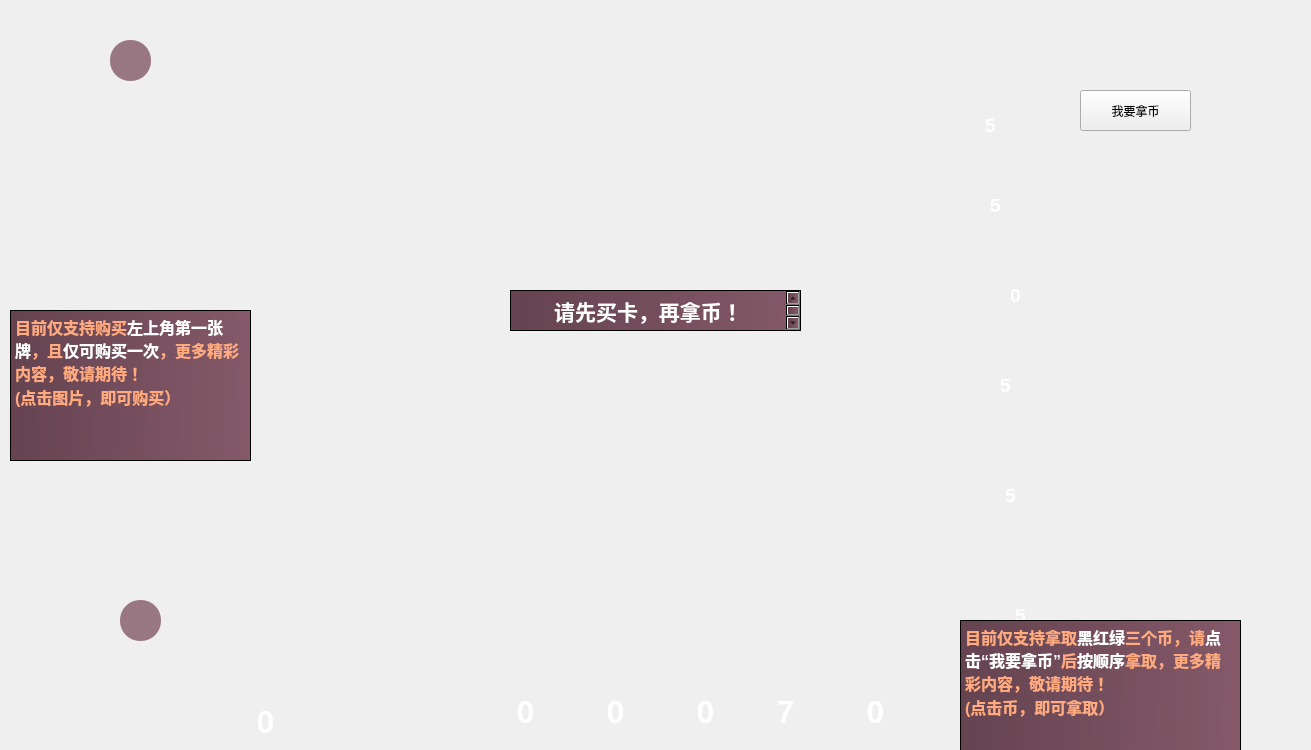
 <widget class="QWidget" name="gameInterface">
  <property name="geometry">
   <rect>
    <x>0</x>
    <y>0</y>
    <width>1311</width>
    <height>750</height>
   </rect>
  </property>
  <property name="minimumSize">
   <size>
    <width>1311</width>
    <height>750</height>
   </size>
  </property>
  <property name="maximumSize">
   <size>
    <width>1311</width>
    <height>750</height>
   </size>
  </property>
  <property name="windowTitle">
   <string>gameInterface</string>
  </property>
  <property name="styleSheet">
   <string notr="true"/>
  </property>
  <widget class="QPushButton" name="card1_1">
   <property name="geometry">
    <rect>
     <x>310</x>
     <y>50</y>
     <width>141</width>
     <height>171</height>
    </rect>
   </property>
   <property name="styleSheet">
    <string notr="true">border-radius:15px;
border-image: url(:/images/card/blue-high/1.png);


</string>
   </property>
   <property name="text">
    <string/>
   </property>
  </widget>
  <widget class="QPushButton" name="card1_2">
   <property name="geometry">
    <rect>
     <x>480</x>
     <y>50</y>
     <width>141</width>
     <height>171</height>
    </rect>
   </property>
   <property name="styleSheet">
    <string notr="true">border-radius:15px;
border-image: url(:/images/card/blue-high/2.png);</string>
   </property>
   <property name="text">
    <string/>
   </property>
  </widget>
  <widget class="QPushButton" name="card1_3">
   <property name="geometry">
    <rect>
     <x>650</x>
     <y>50</y>
     <width>141</width>
     <height>171</height>
    </rect>
   </property>
   <property name="styleSheet">
    <string notr="true">border-radius:15px;
border-image: url(:/images/card/blue-high/3.png);</string>
   </property>
   <property name="text">
    <string/>
   </property>
  </widget>
  <widget class="QPushButton" name="card1_4">
   <property name="geometry">
    <rect>
     <x>820</x>
     <y>50</y>
     <width>141</width>
     <height>171</height>
    </rect>
   </property>
   <property name="styleSheet">
    <string notr="true">border-radius:15px;
border-image: url(:/images/card/blue-high/4.png);</string>
   </property>
   <property name="text">
    <string/>
   </property>
  </widget>
  <widget class="QPushButton" name="card2_1">
   <property name="geometry">
    <rect>
     <x>310</x>
     <y>234</y>
     <width>141</width>
     <height>171</height>
    </rect>
   </property>
   <property name="styleSheet">
    <string notr="true">border-radius:15px;
border-image: url(:/images/card/yellow-middle/1.png);</string>
   </property>
   <property name="text">
    <string/>
   </property>
  </widget>
  <widget class="QPushButton" name="card2_2">
   <property name="geometry">
    <rect>
     <x>480</x>
     <y>234</y>
     <width>141</width>
     <height>171</height>
    </rect>
   </property>
   <property name="styleSheet">
    <string notr="true">border-radius:15px;
border-image: url(:/images/card/yellow-middle/2.png);</string>
   </property>
   <property name="text">
    <string/>
   </property>
  </widget>
  <widget class="QPushButton" name="card2_3">
   <property name="geometry">
    <rect>
     <x>650</x>
     <y>234</y>
     <width>141</width>
     <height>171</height>
    </rect>
   </property>
   <property name="styleSheet">
    <string notr="true">border-radius:15px;
border-image: url(:/images/card/yellow-middle/3.png);</string>
   </property>
   <property name="text">
    <string/>
   </property>
  </widget>
  <widget class="QPushButton" name="card2_4">
   <property name="geometry">
    <rect>
     <x>820</x>
     <y>234</y>
     <width>141</width>
     <height>171</height>
    </rect>
   </property>
   <property name="styleSheet">
    <string notr="true">border-radius:15px;
border-image: url(:/images/card/yellow-middle/4.png);</string>
   </property>
   <property name="text">
    <string/>
   </property>
  </widget>
  <widget class="QPushButton" name="card3_1">
   <property name="geometry">
    <rect>
     <x>310</x>
     <y>420</y>
     <width>141</width>
     <height>171</height>
    </rect>
   </property>
   <property name="styleSheet">
    <string notr="true">border-radius:15px;
border-image: url(:/images/card/green-low/1.png);</string>
   </property>
   <property name="text">
    <string/>
   </property>
  </widget>
  <widget class="QPushButton" name="card3_2">
   <property name="geometry">
    <rect>
     <x>480</x>
     <y>420</y>
     <width>141</width>
     <height>171</height>
    </rect>
   </property>
   <property name="styleSheet">
    <string notr="true">border-radius:15px;
border-image: url(:/images/card/green-low/2.png);</string>
   </property>
   <property name="text">
    <string/>
   </property>
  </widget>
  <widget class="QPushButton" name="card3_3">
   <property name="geometry">
    <rect>
     <x>650</x>
     <y>420</y>
     <width>141</width>
     <height>171</height>
    </rect>
   </property>
   <property name="styleSheet">
    <string notr="true">border-radius:15px;
border-image: url(:/images/card/green-low/3.png);</string>
   </property>
   <property name="text">
    <string/>
   </property>
  </widget>
  <widget class="QPushButton" name="card3_4">
   <property name="geometry">
    <rect>
     <x>820</x>
     <y>420</y>
     <width>141</width>
     <height>171</height>
    </rect>
   </property>
   <property name="styleSheet">
    <string notr="true">border-radius:15px;
border-image: url(:/images/card/green-low/4.png);</string>
   </property>
   <property name="text">
    <string/>
   </property>
  </widget>
  <widget class="QTextBrowser" name="gold_num">
   <property name="geometry">
    <rect>
     <x>970</x>
     <y>110</y>
     <width>41</width>
     <height>41</height>
    </rect>
   </property>
   <property name="styleSheet">
    <string notr="true">background:transparent;
border-width:0;
border-style:outset</string>
   </property>
   <property name="html">
    <string>&lt;!DOCTYPE HTML PUBLIC &quot;-//W3C//DTD HTML 4.0//EN&quot; &quot;http://www.w3.org/TR/REC-html40/strict.dtd&quot;&gt;
&lt;html&gt;&lt;head&gt;&lt;meta name=&quot;qrichtext&quot; content=&quot;1&quot; /&gt;&lt;style type=&quot;text/css&quot;&gt;
p, li { white-space: pre-wrap; }
&lt;/style&gt;&lt;/head&gt;&lt;body style=&quot; font-family:'SimSun'; font-size:9pt; font-weight:400; font-style:normal;&quot;&gt;
&lt;p align=&quot;center&quot; style=&quot; margin-top:0px; margin-bottom:0px; margin-left:0px; margin-right:0px; -qt-block-indent:0; text-indent:0px;&quot;&gt;&lt;span style=&quot; font-size:14pt; font-weight:600; color:#ffffff;&quot;&gt;5&lt;/span&gt;&lt;/p&gt;&lt;/body&gt;&lt;/html&gt;</string>
   </property>
  </widget>
  <widget class="QTextBrowser" name="black_num">
   <property name="geometry">
    <rect>
     <x>970</x>
     <y>190</y>
     <width>51</width>
     <height>51</height>
    </rect>
   </property>
   <property name="styleSheet">
    <string notr="true">background:transparent;
border-width:0;
border-style:outset</string>
   </property>
   <property name="html">
    <string>&lt;!DOCTYPE HTML PUBLIC &quot;-//W3C//DTD HTML 4.0//EN&quot; &quot;http://www.w3.org/TR/REC-html40/strict.dtd&quot;&gt;
&lt;html&gt;&lt;head&gt;&lt;meta name=&quot;qrichtext&quot; content=&quot;1&quot; /&gt;&lt;style type=&quot;text/css&quot;&gt;
p, li { white-space: pre-wrap; }
&lt;/style&gt;&lt;/head&gt;&lt;body style=&quot; font-family:'SimSun'; font-size:9pt; font-weight:400; font-style:normal;&quot;&gt;
&lt;p align=&quot;center&quot; style=&quot; margin-top:12px; margin-bottom:12px; margin-left:0px; margin-right:0px; -qt-block-indent:0; text-indent:0px;&quot;&gt;&lt;span style=&quot; font-size:14pt; font-weight:600; color:#ffffff;&quot;&gt;5&lt;/span&gt;&lt;/p&gt;&lt;/body&gt;&lt;/html&gt;</string>
   </property>
  </widget>
  <widget class="QTextBrowser" name="red_num">
   <property name="geometry">
    <rect>
     <x>990</x>
     <y>280</y>
     <width>51</width>
     <height>41</height>
    </rect>
   </property>
   <property name="styleSheet">
    <string notr="true">background:transparent;
border-width:0;
border-style:outset</string>
   </property>
   <property name="html">
    <string>&lt;!DOCTYPE HTML PUBLIC &quot;-//W3C//DTD HTML 4.0//EN&quot; &quot;http://www.w3.org/TR/REC-html40/strict.dtd&quot;&gt;
&lt;html&gt;&lt;head&gt;&lt;meta name=&quot;qrichtext&quot; content=&quot;1&quot; /&gt;&lt;style type=&quot;text/css&quot;&gt;
p, li { white-space: pre-wrap; }
&lt;/style&gt;&lt;/head&gt;&lt;body style=&quot; font-family:'SimSun'; font-size:9pt; font-weight:400; font-style:normal;&quot;&gt;
&lt;p align=&quot;center&quot; style=&quot; margin-top:0px; margin-bottom:0px; margin-left:0px; margin-right:0px; -qt-block-indent:0; text-indent:0px;&quot;&gt;&lt;span style=&quot; font-size:14pt; font-weight:600; color:#ffffff;&quot;&gt;0&lt;/span&gt;&lt;/p&gt;&lt;/body&gt;&lt;/html&gt;</string>
   </property>
  </widget>
  <widget class="QTextBrowser" name="green_num">
   <property name="geometry">
    <rect>
     <x>980</x>
     <y>370</y>
     <width>51</width>
     <height>51</height>
    </rect>
   </property>
   <property name="styleSheet">
    <string notr="true">background:transparent;
border-width:0;
border-style:outset</string>
   </property>
   <property name="html">
    <string>&lt;!DOCTYPE HTML PUBLIC &quot;-//W3C//DTD HTML 4.0//EN&quot; &quot;http://www.w3.org/TR/REC-html40/strict.dtd&quot;&gt;
&lt;html&gt;&lt;head&gt;&lt;meta name=&quot;qrichtext&quot; content=&quot;1&quot; /&gt;&lt;style type=&quot;text/css&quot;&gt;
p, li { white-space: pre-wrap; }
&lt;/style&gt;&lt;/head&gt;&lt;body style=&quot; font-family:'SimSun'; font-size:9pt; font-weight:400; font-style:normal;&quot;&gt;
&lt;p align=&quot;center&quot; style=&quot; margin-top:0px; margin-bottom:0px; margin-left:0px; margin-right:0px; -qt-block-indent:0; text-indent:0px;&quot;&gt;&lt;span style=&quot; font-size:14pt; font-weight:600; color:#ffffff;&quot;&gt;5&lt;/span&gt;&lt;/p&gt;&lt;/body&gt;&lt;/html&gt;</string>
   </property>
  </widget>
  <widget class="QTextBrowser" name="blue_num">
   <property name="geometry">
    <rect>
     <x>990</x>
     <y>480</y>
     <width>41</width>
     <height>41</height>
    </rect>
   </property>
   <property name="styleSheet">
    <string notr="true">background:transparent;
border-width:0;
border-style:outset</string>
   </property>
   <property name="html">
    <string>&lt;!DOCTYPE HTML PUBLIC &quot;-//W3C//DTD HTML 4.0//EN&quot; &quot;http://www.w3.org/TR/REC-html40/strict.dtd&quot;&gt;
&lt;html&gt;&lt;head&gt;&lt;meta name=&quot;qrichtext&quot; content=&quot;1&quot; /&gt;&lt;style type=&quot;text/css&quot;&gt;
p, li { white-space: pre-wrap; }
&lt;/style&gt;&lt;/head&gt;&lt;body style=&quot; font-family:'SimSun'; font-size:9pt; font-weight:400; font-style:normal;&quot;&gt;
&lt;p align=&quot;center&quot; style=&quot; margin-top:0px; margin-bottom:0px; margin-left:0px; margin-right:0px; -qt-block-indent:0; text-indent:0px;&quot;&gt;&lt;span style=&quot; font-size:14pt; font-weight:600; color:#ffffff;&quot;&gt;5&lt;/span&gt;&lt;/p&gt;&lt;/body&gt;&lt;/html&gt;</string>
   </property>
  </widget>
  <widget class="QTextBrowser" name="white_num">
   <property name="geometry">
    <rect>
     <x>1000</x>
     <y>600</y>
     <width>41</width>
     <height>41</height>
    </rect>
   </property>
   <property name="styleSheet">
    <string notr="true">background:transparent;
border-width:0;
border-style:outset</string>
   </property>
   <property name="html">
    <string>&lt;!DOCTYPE HTML PUBLIC &quot;-//W3C//DTD HTML 4.0//EN&quot; &quot;http://www.w3.org/TR/REC-html40/strict.dtd&quot;&gt;
&lt;html&gt;&lt;head&gt;&lt;meta name=&quot;qrichtext&quot; content=&quot;1&quot; /&gt;&lt;style type=&quot;text/css&quot;&gt;
p, li { white-space: pre-wrap; }
&lt;/style&gt;&lt;/head&gt;&lt;body style=&quot; font-family:'SimSun'; font-size:9pt; font-weight:400; font-style:normal;&quot;&gt;
&lt;p align=&quot;center&quot; style=&quot; margin-top:0px; margin-bottom:0px; margin-left:0px; margin-right:0px; -qt-block-indent:0; text-indent:0px;&quot;&gt;&lt;span style=&quot; font-size:14pt; font-weight:600; color:#ffffff;&quot;&gt;5&lt;/span&gt;&lt;/p&gt;&lt;/body&gt;&lt;/html&gt;</string>
   </property>
  </widget>
  <widget class="QLabel" name="background">
   <property name="geometry">
    <rect>
     <x>1</x>
     <y>4</y>
     <width>1311</width>
     <height>751</height>
    </rect>
   </property>
   <property name="styleSheet">
    <string notr="true">border-image: url(:/images/background.png);</string>
   </property>
   <property name="text">
    <string/>
   </property>
  </widget>
  <widget class="QLabel" name="money">
   <property name="geometry">
    <rect>
     <x>460</x>
     <y>670</y>
     <width>451</width>
     <height>91</height>
    </rect>
   </property>
   <property name="styleSheet">
    <string notr="true">border-image: url(:/images/bb.png);
border-radius:8px;</string>
   </property>
   <property name="text">
    <string/>
   </property>
  </widget>
  <widget class="QTextBrowser" name="white_have">
   <property name="geometry">
    <rect>
     <x>500</x>
     <y>690</y>
     <width>51</width>
     <height>61</height>
    </rect>
   </property>
   <property name="styleSheet">
    <string notr="true">background:transparent;
border-width:0;
border-style:outset</string>
   </property>
   <property name="html">
    <string>&lt;!DOCTYPE HTML PUBLIC &quot;-//W3C//DTD HTML 4.0//EN&quot; &quot;http://www.w3.org/TR/REC-html40/strict.dtd&quot;&gt;
&lt;html&gt;&lt;head&gt;&lt;meta name=&quot;qrichtext&quot; content=&quot;1&quot; /&gt;&lt;style type=&quot;text/css&quot;&gt;
p, li { white-space: pre-wrap; }
&lt;/style&gt;&lt;/head&gt;&lt;body style=&quot; font-family:'SimSun'; font-size:9pt; font-weight:400; font-style:normal;&quot;&gt;
&lt;p align=&quot;center&quot; style=&quot; margin-top:0px; margin-bottom:0px; margin-left:0px; margin-right:0px; -qt-block-indent:0; text-indent:0px;&quot;&gt;&lt;span style=&quot; font-size:24pt; font-weight:600; color:#ffffff;&quot;&gt;0&lt;/span&gt;&lt;/p&gt;&lt;/body&gt;&lt;/html&gt;</string>
   </property>
  </widget>
  <widget class="QTextBrowser" name="blue_have">
   <property name="geometry">
    <rect>
     <x>590</x>
     <y>690</y>
     <width>51</width>
     <height>61</height>
    </rect>
   </property>
   <property name="styleSheet">
    <string notr="true">background:transparent;
border-width:0;
border-style:outset</string>
   </property>
   <property name="html">
    <string>&lt;!DOCTYPE HTML PUBLIC &quot;-//W3C//DTD HTML 4.0//EN&quot; &quot;http://www.w3.org/TR/REC-html40/strict.dtd&quot;&gt;
&lt;html&gt;&lt;head&gt;&lt;meta name=&quot;qrichtext&quot; content=&quot;1&quot; /&gt;&lt;style type=&quot;text/css&quot;&gt;
p, li { white-space: pre-wrap; }
&lt;/style&gt;&lt;/head&gt;&lt;body style=&quot; font-family:'SimSun'; font-size:9pt; font-weight:400; font-style:normal;&quot;&gt;
&lt;p align=&quot;center&quot; style=&quot; margin-top:0px; margin-bottom:0px; margin-left:0px; margin-right:0px; -qt-block-indent:0; text-indent:0px;&quot;&gt;&lt;span style=&quot; font-size:24pt; font-weight:600; color:#ffffff;&quot;&gt;0&lt;/span&gt;&lt;/p&gt;&lt;/body&gt;&lt;/html&gt;</string>
   </property>
  </widget>
  <widget class="QTextBrowser" name="green_have">
   <property name="geometry">
    <rect>
     <x>680</x>
     <y>690</y>
     <width>51</width>
     <height>61</height>
    </rect>
   </property>
   <property name="styleSheet">
    <string notr="true">background:transparent;
border-width:0;
border-style:outset</string>
   </property>
   <property name="html">
    <string>&lt;!DOCTYPE HTML PUBLIC &quot;-//W3C//DTD HTML 4.0//EN&quot; &quot;http://www.w3.org/TR/REC-html40/strict.dtd&quot;&gt;
&lt;html&gt;&lt;head&gt;&lt;meta name=&quot;qrichtext&quot; content=&quot;1&quot; /&gt;&lt;style type=&quot;text/css&quot;&gt;
p, li { white-space: pre-wrap; }
&lt;/style&gt;&lt;/head&gt;&lt;body style=&quot; font-family:'SimSun'; font-size:9pt; font-weight:400; font-style:normal;&quot;&gt;
&lt;p align=&quot;center&quot; style=&quot; margin-top:0px; margin-bottom:0px; margin-left:0px; margin-right:0px; -qt-block-indent:0; text-indent:0px;&quot;&gt;&lt;span style=&quot; font-size:24pt; font-weight:600; color:#ffffff;&quot;&gt;0&lt;/span&gt;&lt;/p&gt;&lt;/body&gt;&lt;/html&gt;</string>
   </property>
  </widget>
  <widget class="QTextBrowser" name="red_have">
   <property name="geometry">
    <rect>
     <x>760</x>
     <y>690</y>
     <width>51</width>
     <height>61</height>
    </rect>
   </property>
   <property name="styleSheet">
    <string notr="true">background:transparent;
border-width:0;
border-style:outset</string>
   </property>
   <property name="html">
    <string>&lt;!DOCTYPE HTML PUBLIC &quot;-//W3C//DTD HTML 4.0//EN&quot; &quot;http://www.w3.org/TR/REC-html40/strict.dtd&quot;&gt;
&lt;html&gt;&lt;head&gt;&lt;meta name=&quot;qrichtext&quot; content=&quot;1&quot; /&gt;&lt;style type=&quot;text/css&quot;&gt;
p, li { white-space: pre-wrap; }
&lt;/style&gt;&lt;/head&gt;&lt;body style=&quot; font-family:'SimSun'; font-size:9pt; font-weight:400; font-style:normal;&quot;&gt;
&lt;p align=&quot;center&quot; style=&quot; margin-top:0px; margin-bottom:0px; margin-left:0px; margin-right:0px; -qt-block-indent:0; text-indent:0px;&quot;&gt;&lt;span style=&quot; font-size:24pt; font-weight:600; color:#ffffff;&quot;&gt;7&lt;/span&gt;&lt;/p&gt;&lt;/body&gt;&lt;/html&gt;</string>
   </property>
  </widget>
  <widget class="QTextBrowser" name="black_have">
   <property name="geometry">
    <rect>
     <x>850</x>
     <y>690</y>
     <width>51</width>
     <height>61</height>
    </rect>
   </property>
   <property name="styleSheet">
    <string notr="true">background:transparent;
border-width:0;
border-style:outset</string>
   </property>
   <property name="html">
    <string>&lt;!DOCTYPE HTML PUBLIC &quot;-//W3C//DTD HTML 4.0//EN&quot; &quot;http://www.w3.org/TR/REC-html40/strict.dtd&quot;&gt;
&lt;html&gt;&lt;head&gt;&lt;meta name=&quot;qrichtext&quot; content=&quot;1&quot; /&gt;&lt;style type=&quot;text/css&quot;&gt;
p, li { white-space: pre-wrap; }
&lt;/style&gt;&lt;/head&gt;&lt;body style=&quot; font-family:'SimSun'; font-size:9pt; font-weight:400; font-style:normal;&quot;&gt;
&lt;p align=&quot;center&quot; style=&quot; margin-top:0px; margin-bottom:0px; margin-left:0px; margin-right:0px; -qt-block-indent:0; text-indent:0px;&quot;&gt;&lt;span style=&quot; font-size:24pt; font-weight:600; color:#ffffff;&quot;&gt;0&lt;/span&gt;&lt;/p&gt;&lt;/body&gt;&lt;/html&gt;</string>
   </property>
  </widget>
  <widget class="QLabel" name="label">
   <property name="geometry">
    <rect>
     <x>270</x>
     <y>650</y>
     <width>101</width>
     <height>91</height>
    </rect>
   </property>
   <property name="styleSheet">
    <string notr="true">border-image: url(:/images/bbb.png);
border-radius:35px;</string>
   </property>
   <property name="text">
    <string/>
   </property>
  </widget>
  <widget class="QTextBrowser" name="gold_have">
   <property name="geometry">
    <rect>
     <x>240</x>
     <y>700</y>
     <width>51</width>
     <height>61</height>
    </rect>
   </property>
   <property name="styleSheet">
    <string notr="true">background:transparent;
border-width:0;
border-style:outset</string>
   </property>
   <property name="html">
    <string>&lt;!DOCTYPE HTML PUBLIC &quot;-//W3C//DTD HTML 4.0//EN&quot; &quot;http://www.w3.org/TR/REC-html40/strict.dtd&quot;&gt;
&lt;html&gt;&lt;head&gt;&lt;meta name=&quot;qrichtext&quot; content=&quot;1&quot; /&gt;&lt;style type=&quot;text/css&quot;&gt;
p, li { white-space: pre-wrap; }
&lt;/style&gt;&lt;/head&gt;&lt;body style=&quot; font-family:'SimSun'; font-size:9pt; font-weight:400; font-style:normal;&quot;&gt;
&lt;p align=&quot;center&quot; style=&quot; margin-top:0px; margin-bottom:0px; margin-left:0px; margin-right:0px; -qt-block-indent:0; text-indent:0px;&quot;&gt;&lt;span style=&quot; font-size:24pt; font-weight:600; color:#ffffff;&quot;&gt;0&lt;/span&gt;&lt;/p&gt;&lt;/body&gt;&lt;/html&gt;</string>
   </property>
  </widget>
  <widget class="QPushButton" name="selectBlack">
   <property name="geometry">
    <rect>
     <x>1000</x>
     <y>140</y>
     <width>71</width>
     <height>61</height>
    </rect>
   </property>
   <property name="styleSheet">
    <string notr="true">border-radius:15px;


</string>
   </property>
   <property name="text">
    <string/>
   </property>
  </widget>
  <widget class="QPushButton" name="selectRed">
   <property name="geometry">
    <rect>
     <x>1010</x>
     <y>230</y>
     <width>71</width>
     <height>61</height>
    </rect>
   </property>
   <property name="styleSheet">
    <string notr="true">border-radius:15px;


</string>
   </property>
   <property name="text">
    <string/>
   </property>
  </widget>
  <widget class="QPushButton" name="selectGreen">
   <property name="geometry">
    <rect>
     <x>1010</x>
     <y>330</y>
     <width>71</width>
     <height>61</height>
    </rect>
   </property>
   <property name="styleSheet">
    <string notr="true">border-radius:15px;


</string>
   </property>
   <property name="text">
    <string/>
   </property>
  </widget>
  <widget class="QPushButton" name="selectBlue">
   <property name="geometry">
    <rect>
     <x>1030</x>
     <y>440</y>
     <width>71</width>
     <height>61</height>
    </rect>
   </property>
   <property name="styleSheet">
    <string notr="true">border-radius:15px;


</string>
   </property>
   <property name="text">
    <string/>
   </property>
  </widget>
  <widget class="QPushButton" name="selectWhite">
   <property name="geometry">
    <rect>
     <x>1040</x>
     <y>540</y>
     <width>71</width>
     <height>61</height>
    </rect>
   </property>
   <property name="styleSheet">
    <string notr="true">border-radius:15px;


</string>
   </property>
   <property name="text">
    <string/>
   </property>
  </widget>
  <widget class="QTextBrowser" name="gradePeople2">
   <property name="geometry">
    <rect>
     <x>110</x>
     <y>40</y>
     <width>41</width>
     <height>41</height>
    </rect>
   </property>
   <property name="styleSheet">
    <string notr="true">background-color:rgba(130, 87, 103,0.8);
border-radius:20px</string>
   </property>
  </widget>
  <widget class="QTextBrowser" name="gradePeople1">
   <property name="geometry">
    <rect>
     <x>120</x>
     <y>600</y>
     <width>41</width>
     <height>41</height>
    </rect>
   </property>
   <property name="styleSheet">
    <string notr="true">background-color:rgba(130, 87, 103,0.8);
border-radius:20px
</string>
   </property>
  </widget>
  <widget class="QTextBrowser" name="textBrowser">
   <property name="geometry">
    <rect>
     <x>10</x>
     <y>310</y>
     <width>241</width>
     <height>151</height>
    </rect>
   </property>
   <property name="styleSheet">
    <string notr="true">background-color: qlineargradient(spread:pad, x1:0, y1:0.523, x2:1, y2:0.54, stop:0 rgba(101, 67, 80, 255), stop:1 rgba(133, 89, 105, 255));</string>
   </property>
   <property name="html">
    <string>&lt;!DOCTYPE HTML PUBLIC &quot;-//W3C//DTD HTML 4.0//EN&quot; &quot;http://www.w3.org/TR/REC-html40/strict.dtd&quot;&gt;
&lt;html&gt;&lt;head&gt;&lt;meta name=&quot;qrichtext&quot; content=&quot;1&quot; /&gt;&lt;style type=&quot;text/css&quot;&gt;
p, li { white-space: pre-wrap; }
&lt;/style&gt;&lt;/head&gt;&lt;body style=&quot; font-family:'SimSun'; font-size:9pt; font-weight:400; font-style:normal;&quot;&gt;
&lt;p style=&quot; margin-top:0px; margin-bottom:0px; margin-left:0px; margin-right:0px; -qt-block-indent:0; text-indent:0px;&quot;&gt;&lt;span style=&quot; font-size:12pt; font-weight:600; color:#ffaa7f;&quot;&gt;目前仅支持购买&lt;/span&gt;&lt;span style=&quot; font-size:12pt; font-weight:600; color:#ffffff;&quot;&gt;左上角第一张牌&lt;/span&gt;&lt;span style=&quot; font-size:12pt; font-weight:600; color:#ffaa7f;&quot;&gt;，且&lt;/span&gt;&lt;span style=&quot; font-size:12pt; font-weight:600; color:#ffffff;&quot;&gt;仅可购买一次&lt;/span&gt;&lt;span style=&quot; font-size:12pt; font-weight:600; color:#ffaa7f;&quot;&gt;，更多精彩内容，敬请期待！&lt;/span&gt;&lt;/p&gt;
&lt;p style=&quot; margin-top:0px; margin-bottom:0px; margin-left:0px; margin-right:0px; -qt-block-indent:0; text-indent:0px;&quot;&gt;&lt;span style=&quot; font-size:12pt; font-weight:600; color:#ffaa7f;&quot;&gt;(点击图片，即可购买）&lt;/span&gt;&lt;/p&gt;&lt;/body&gt;&lt;/html&gt;</string>
   </property>
  </widget>
  <widget class="QTextBrowser" name="textBrowser_2">
   <property name="geometry">
    <rect>
     <x>960</x>
     <y>620</y>
     <width>281</width>
     <height>131</height>
    </rect>
   </property>
   <property name="styleSheet">
    <string notr="true">background-color: qlineargradient(spread:pad, x1:0, y1:0.523, x2:1, y2:0.54, stop:0 rgba(101, 67, 80, 255), stop:1 rgba(133, 89, 105, 255));</string>
   </property>
   <property name="html">
    <string>&lt;!DOCTYPE HTML PUBLIC &quot;-//W3C//DTD HTML 4.0//EN&quot; &quot;http://www.w3.org/TR/REC-html40/strict.dtd&quot;&gt;
&lt;html&gt;&lt;head&gt;&lt;meta name=&quot;qrichtext&quot; content=&quot;1&quot; /&gt;&lt;style type=&quot;text/css&quot;&gt;
p, li { white-space: pre-wrap; }
&lt;/style&gt;&lt;/head&gt;&lt;body style=&quot; font-family:'SimSun'; font-size:9pt; font-weight:400; font-style:normal;&quot;&gt;
&lt;p style=&quot; margin-top:0px; margin-bottom:0px; margin-left:0px; margin-right:0px; -qt-block-indent:0; text-indent:0px;&quot;&gt;&lt;span style=&quot; font-size:12pt; font-weight:600; color:#ffaa7f;&quot;&gt;目前仅支持拿取&lt;/span&gt;&lt;span style=&quot; font-size:12pt; font-weight:600; color:#ffffff;&quot;&gt;黑红绿&lt;/span&gt;&lt;span style=&quot; font-size:12pt; font-weight:600; color:#ffaa7f;&quot;&gt;三个币，请&lt;/span&gt;&lt;span style=&quot; font-size:12pt; font-weight:600; color:#ffffff;&quot;&gt;点击“我要拿币”&lt;/span&gt;&lt;span style=&quot; font-size:12pt; font-weight:600; color:#ffaa7f;&quot;&gt;后&lt;/span&gt;&lt;span style=&quot; font-size:12pt; font-weight:600; color:#ffffff;&quot;&gt;按顺序&lt;/span&gt;&lt;span style=&quot; font-size:12pt; font-weight:600; color:#ffaa7f;&quot;&gt;拿取，更多精彩内容，敬请期待！&lt;/span&gt;&lt;/p&gt;
&lt;p style=&quot; margin-top:0px; margin-bottom:0px; margin-left:0px; margin-right:0px; -qt-block-indent:0; text-indent:0px;&quot;&gt;&lt;span style=&quot; font-size:12pt; font-weight:600; color:#ffaa7f;&quot;&gt;(点击币，即可拿取）&lt;/span&gt;&lt;/p&gt;&lt;/body&gt;&lt;/html&gt;</string>
   </property>
  </widget>
  <widget class="QToolButton" name="toolButton">
   <property name="geometry">
    <rect>
     <x>1080</x>
     <y>90</y>
     <width>111</width>
     <height>41</height>
    </rect>
   </property>
   <property name="text">
    <string>我要拿币</string>
   </property>
  </widget>
  <widget class="QTextBrowser" name="textBrowser_3">
   <property name="geometry">
    <rect>
     <x>510</x>
     <y>290</y>
     <width>291</width>
     <height>41</height>
    </rect>
   </property>
   <property name="styleSheet">
    <string notr="true">background-color: qlineargradient(spread:pad, x1:0, y1:0.523, x2:1, y2:0.54, stop:0 rgba(101, 67, 80, 255), stop:1 rgba(133, 89, 105, 255));</string>
   </property>
   <property name="html">
    <string>&lt;!DOCTYPE HTML PUBLIC &quot;-//W3C//DTD HTML 4.0//EN&quot; &quot;http://www.w3.org/TR/REC-html40/strict.dtd&quot;&gt;
&lt;html&gt;&lt;head&gt;&lt;meta name=&quot;qrichtext&quot; content=&quot;1&quot; /&gt;&lt;style type=&quot;text/css&quot;&gt;
p, li { white-space: pre-wrap; }
&lt;/style&gt;&lt;/head&gt;&lt;body style=&quot; font-family:'SimSun'; font-size:9pt; font-weight:400; font-style:normal;&quot;&gt;
&lt;p align=&quot;center&quot; style=&quot; margin-top:0px; margin-bottom:0px; margin-left:0px; margin-right:0px; -qt-block-indent:0; text-indent:0px;&quot;&gt;&lt;span style=&quot; font-size:16pt; font-weight:600; color:#ffffff;&quot;&gt;请先买卡，再拿币！&lt;/span&gt;&lt;/p&gt;&lt;/body&gt;&lt;/html&gt;</string>
   </property>
  </widget>
  <zorder>background</zorder>
  <zorder>card1_1</zorder>
  <zorder>card1_2</zorder>
  <zorder>card1_3</zorder>
  <zorder>card1_4</zorder>
  <zorder>card2_1</zorder>
  <zorder>card2_2</zorder>
  <zorder>card2_3</zorder>
  <zorder>card2_4</zorder>
  <zorder>card3_1</zorder>
  <zorder>card3_2</zorder>
  <zorder>card3_3</zorder>
  <zorder>card3_4</zorder>
  <zorder>gold_num</zorder>
  <zorder>black_num</zorder>
  <zorder>red_num</zorder>
  <zorder>green_num</zorder>
  <zorder>blue_num</zorder>
  <zorder>white_num</zorder>
  <zorder>money</zorder>
  <zorder>white_have</zorder>
  <zorder>blue_have</zorder>
  <zorder>green_have</zorder>
  <zorder>red_have</zorder>
  <zorder>black_have</zorder>
  <zorder>label</zorder>
  <zorder>gold_have</zorder>
  <zorder>selectBlack</zorder>
  <zorder>selectRed</zorder>
  <zorder>selectGreen</zorder>
  <zorder>selectBlue</zorder>
  <zorder>selectWhite</zorder>
  <zorder>gradePeople2</zorder>
  <zorder>gradePeople1</zorder>
  <zorder>textBrowser</zorder>
  <zorder>textBrowser_2</zorder>
  <zorder>toolButton</zorder>
  <zorder>textBrowser_3</zorder>
 </widget>
